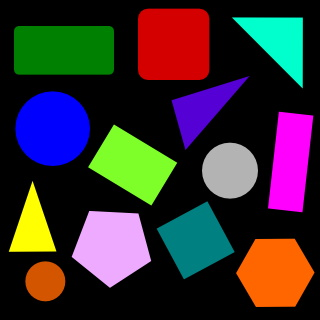
#> input picture lab_2/images/shapes.jpg, 320 x 320 px, found by its file name
$ python detect_shapes.py
#> lines starting #> are read from the running program, lines starting #| are printed output that depends on the picture; after the words box and inside, x2 and y2 are one past the last pixel; in counts of white or black regions, pixels touching at a corner belong together
### lab_2/shapedetector.py
# import the necessary packages
import cv2

class ShapeDetector:
	def __init__(self):
		pass

	def detect(self, c):
		# initialize the shape name and approximate the contour
		shape = "unidentified"
		peri = cv2.arcLength(c, True)
		approx = cv2.approxPolyDP(c, 0.04 * peri, True)

		if len(approx) == 3:
			shape = "Triangle"

		elif len(approx) == 4:
			(x, y, w, h) = cv2.boundingRect(approx)
			ar = w / float(h)
			shape = "Square" if ar >= 0.95 and ar <= 1.05 else "Rectangle"

		elif len(approx) == 5:
			shape = "Pentagon"

		else:
			shape = "Circle"

		return shape

### lab_2/detect_shapes.py
from shapedetector import ShapeDetector
import imutils
import cv2


# load the image and resize it to a smaller factor so that
# the shapes can be approximated better

image = cv2.imread("shapes.jpg")
#> image is the input picture: shape (320, 320, 3); mean B, G, R 49.5, 46.4, 56.1
resized = imutils.resize(image, width=300)
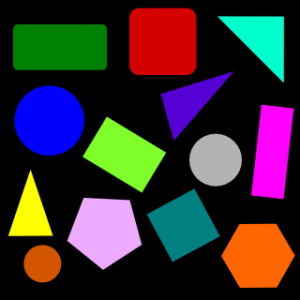
#> resized: shape (300, 300, 3); mean B, G, R 49.5, 46.4, 56.1
ratio = image.shape[0] / float(resized.shape[0])
#> ratio = 1.07

# convert the resized image to grayscale, blur it slightly,
# and threshold it
gray = cv2.cvtColor(resized, cv2.COLOR_BGR2GRAY)
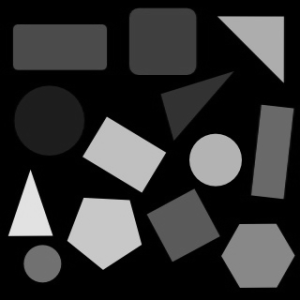
#> gray: shape (300, 300); min 0, max 228, mean 49.6
blurred = cv2.GaussianBlur(gray, (5, 5), 0)
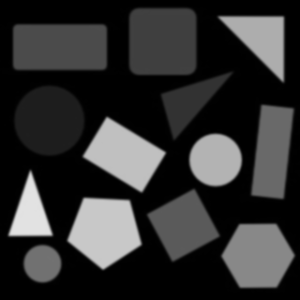
#> blurred: shape (300, 300); min 0, max 226, mean 49.6
cv2.imwrite("gray.jpg", gray)

# распознавание контуров
# оператор Кэнни
# https://ru.wikipedia.org/wiki/%D0%9E%D0%BF%D0%B5%D1%80%D0%B0%D1%82%D0%BE%D1%80_%D0%9A%D1%8D%D0%BD%D0%BD%D0%B8
edged = cv2.Canny(gray, 10, 120)
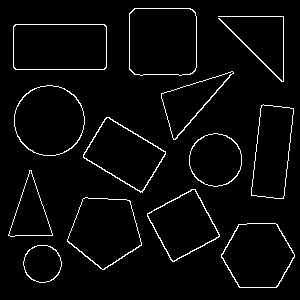
#> edged: shape (300, 300); 3.5% white in thin lines or dots, all inside (x1, y1, x2, y2) = (8, 8, 295, 288)
cv2.imwrite("edged.jpg", edged)

#можно так сделать
# thresh = cv2.threshold(blurred, 10, 120, cv2.THRESH_BINARY)[1]

# find contours in the thresholded image and initialize the
# shape detector
cnts = cv2.findContours(edged.copy(), cv2.RETR_EXTERNAL, cv2.CHAIN_APPROX_SIMPLE)
#> cnts = 13 contours; largest, box (x1, y1, x2, y2) and area: (129, 8, 197, 76) 4371, (13, 24, 107, 70) 4177, (14, 85, 85, 156) 3870, (67, 197, 142, 270) 3687, (221, 223, 295, 288) 3556
cnts = imutils.grab_contours(cnts)
sd = ShapeDetector()

# loop over the contours
for c in cnts:
	# compute the center of the contour, then detect the name of the
	# shape using only the contour
	M = cv2.moments(c)
	cX = int((M["m10"] / M["m00"]) * ratio)
	cY = int((M["m01"] / M["m00"]) * ratio)
	shape = sd.detect(c)

	# multiply the contour (x, y)-coordinates by the resize ratio,
	# then draw the contours and the name of the shape on the image
	c = c.astype("float")
	c *= ratio
	c = c.astype("int")
	cv2.drawContours(image, [c], -1, (255, 192, 203), 2)
	cv2.putText(image, shape, (cX, cY), cv2.FONT_HERSHEY_TRIPLEX,
		0.7, (255, 255, 255), 1)

	# show the output image
	cv2.imshow("Image", image)
	cv2.imwrite("output.jpg", image)
#> this loop made 13 passes
#> (cX, cY, shape, peri in detect) on passes 1, 2, 3, 6, 9, 12: (44, 280, 'Circle', 125.4), (274, 272, 'Circle', 231.8), (111, 245, 'Pentagon', 242.8), (229, 170, 'Circle', 174.9), (52, 128, 'Circle', 233.1), (267, 52, 'Circle', 441)
#> (cX, cY, shape, peri in detect, approx in detect, x in detect, y in detect, w in detect) on passes 4, 7, 8, 11, 13: (195, 239, 'Square', 230.6, [[195, 189], [147, 213], [172, 261], [219, 236]], 147, 189, 73), (132, 164, 'Rectangle', 247.5, [[106, 117], [83, 157], [142, 192], [165, 151]], 83, 117, 83), (290, 161, 'Rectangle', 255.6, [[263, 104], [251, 195], [283, 198], [293, 108]], 251, 104, 43), (63, 49, 'Rectangle', 271.3, [[13, 26], [15, 69], [106, 67], [104, 24]], 13, 24, 94), (173, 43, 'Square', 255.9, [[134, 8], [129, 69], [192, 73], [195, 12]], 129, 8, 67)
#> pass 1, `cv2.imshow("Image", image)`:
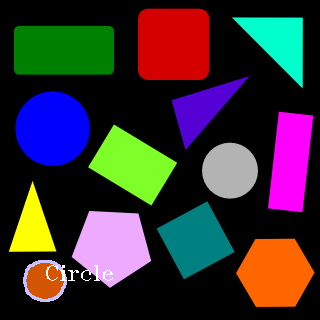
#> window 'Image': shape (320, 320, 3); mean B, G, R 50.9, 47.4, 56.9
#> pass 2, `cv2.imshow("Image", image)`:
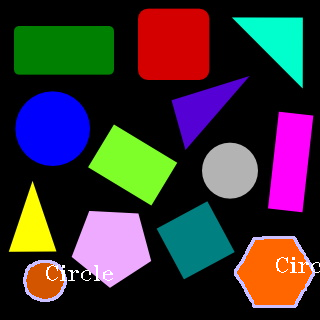
#> window 'Image': shape (320, 320, 3); mean B, G, R 53.2, 48.9, 57.7
#> after the loop:
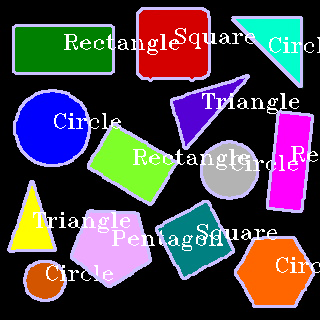
#> image: shape (320, 320, 3); 13.54% of pixels changed, all inside (x1, y1, x2, y2) = (7, 7, 320, 308)
